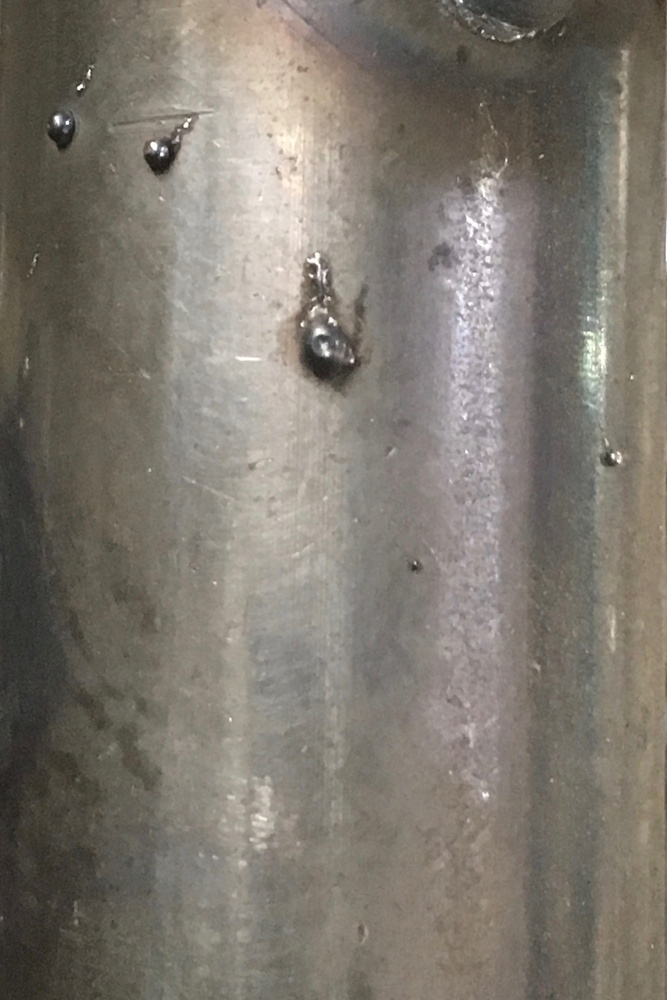
#> input picture IMG_8792.jpg, 667 x 1000 px, shrunk from 1819 x 2727 before the run
$ python sci.py
#> lines starting #> are read from the running program, lines starting #| are printed output that depends on the picture; after the words box and inside, x2 and y2 are one past the last pixel; in counts of white or black regions, pixels touching at a corner belong together
import numpy as np
import matplotlib.pyplot as plt
from scipy import ndimage as ndi
import cv2
from skimage import feature
np.set_printoptions(threshold='nan')
from skimage.morphology import convex_hull_image
from skimage import data, img_as_float

# Generate noisy image of a square
im = cv2.imread('IMG_8792.jpg',0)
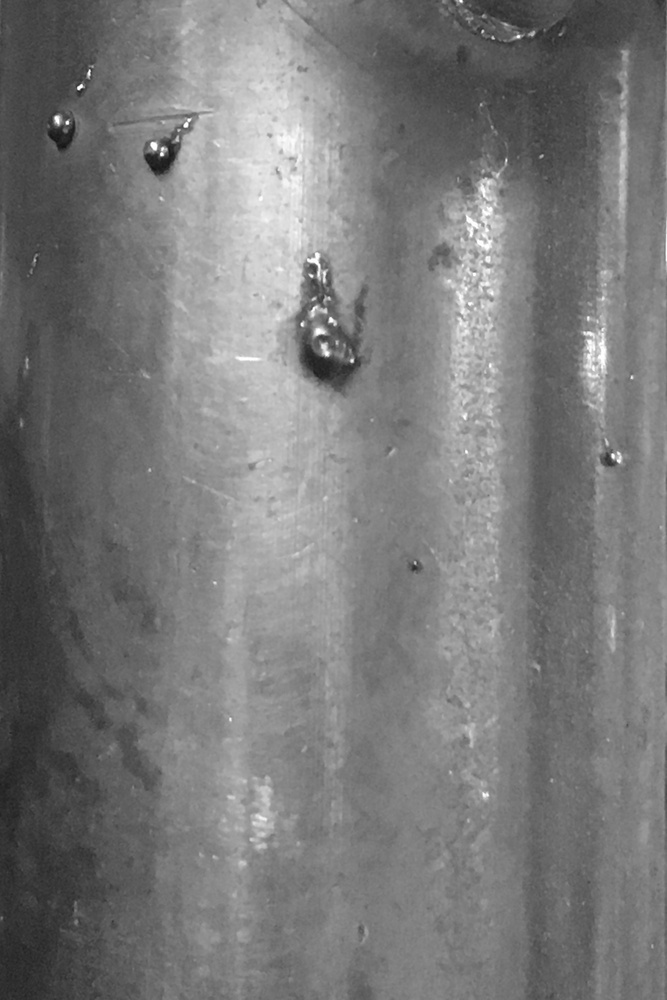
#> im: shape (1000, 667); min 18, max 255, mean 121.5


im = ndi.gaussian_filter(im, 4)


# Compute the Canny filter for two values of sigma
edges1 = feature.canny(im)
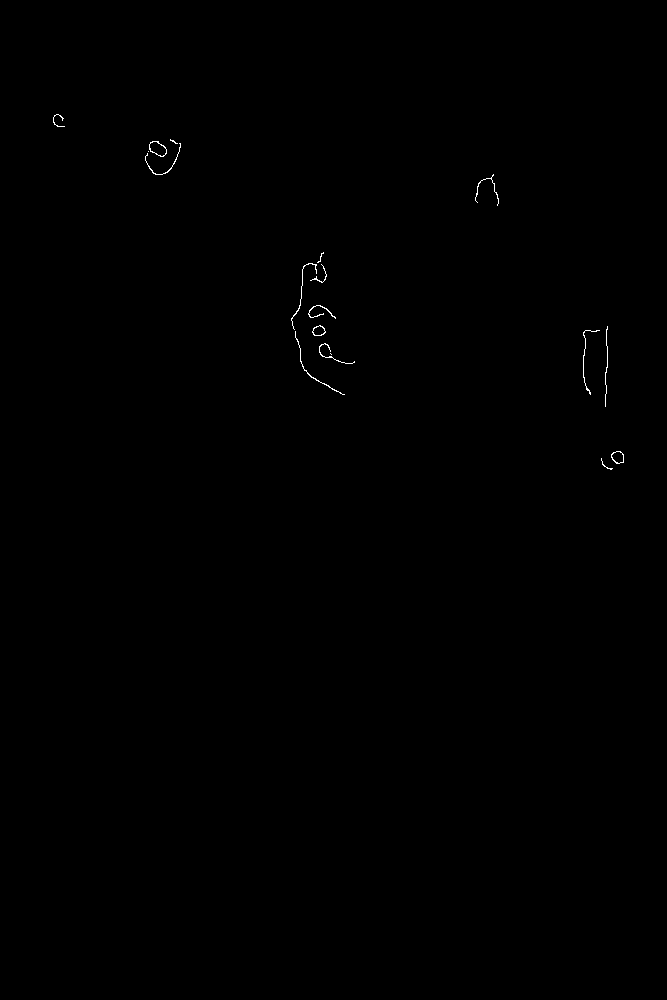
#> edges1: shape (1000, 667) bool; 0.14% white in thin lines or dots, all inside (x1, y1, x2, y2) = (53, 114, 624, 470)
edges2 = feature.canny(im, sigma=4)
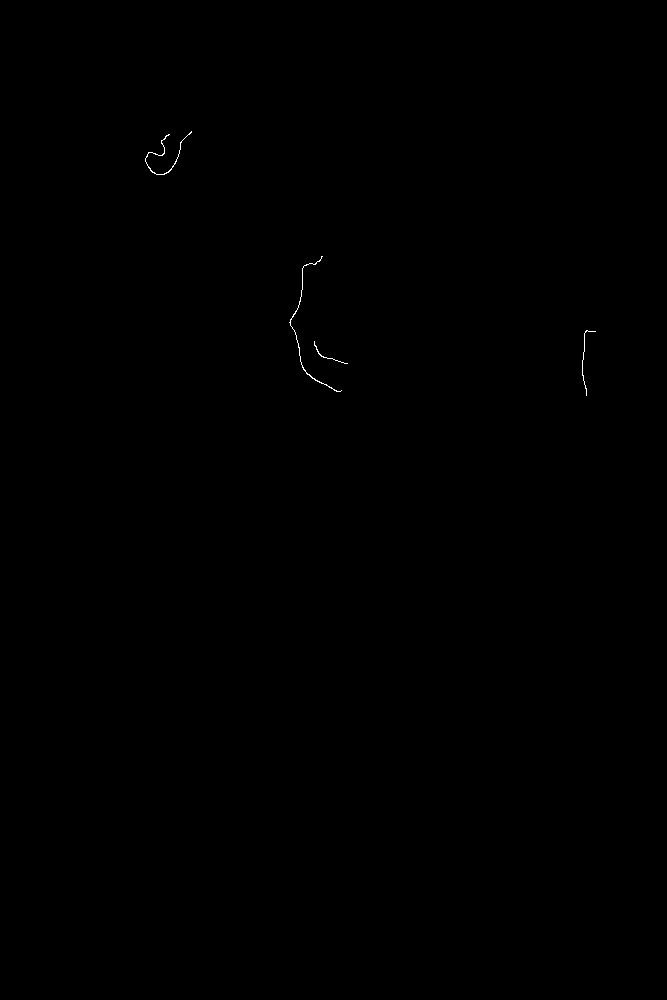
#> edges2: shape (1000, 667) bool; 0.07% white in thin lines or dots, all inside (x1, y1, x2, y2) = (145, 131, 596, 396)

# display results
fig, (ax1, ax2, ax3) = plt.subplots(nrows=1, ncols=3, figsize=(8, 3),
                                    sharex=True, sharey=True)

ax1.imshow(im, cmap=plt.cm.gray)
ax1.axis('off')
ax1.set_title('noisy image', fontsize=20)

ax2.imshow(edges1, cmap=plt.cm.gray)
ax2.axis('off')
ax2.set_title('Canny filter, $\sigma=1$', fontsize=20)

ax3.imshow(edges2, cmap=plt.cm.gray)
ax3.axis('off')
ax3.set_title('Canny filter, $\sigma=12$', fontsize=20)

fig.tight_layout()
chull = convex_hull_image(edges2)
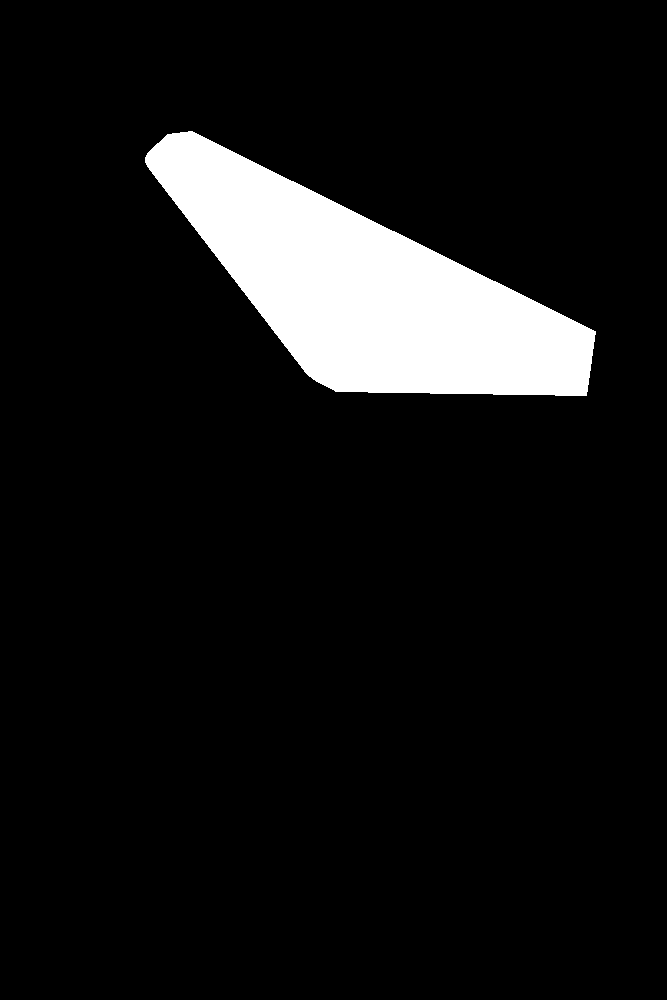
#> chull: shape (1000, 667) bool; 8.5% white; 1 white region, box (x1, y1, x2, y2) and area: (145, 131, 596, 396) 57010

fig, axes = plt.subplots(1, 2, figsize=(8, 4))
ax = axes.ravel()

ax[0].set_title('Original picture')
ax[0].imshow(edges2, cmap=plt.cm.gray, interpolation='nearest')
ax[0].set_axis_off()

ax[1].set_title('Transformed picture')
ax[1].imshow(chull, cmap=plt.cm.gray, interpolation='nearest')
ax[1].set_axis_off()
plt.tight_layout()
plt.show()

$ run again, with IMG_8772.jpg copied over IMG_8792.jpg
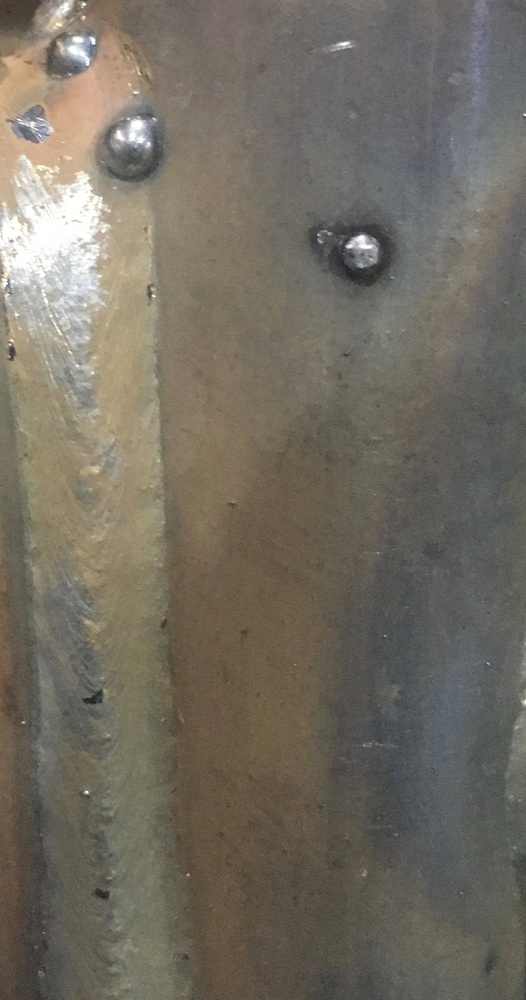
#> input picture IMG_8772.jpg, 526 x 1000 px, shrunk from 1921 x 3652 before the run
#> `edges1 = feature.canny(im)`:
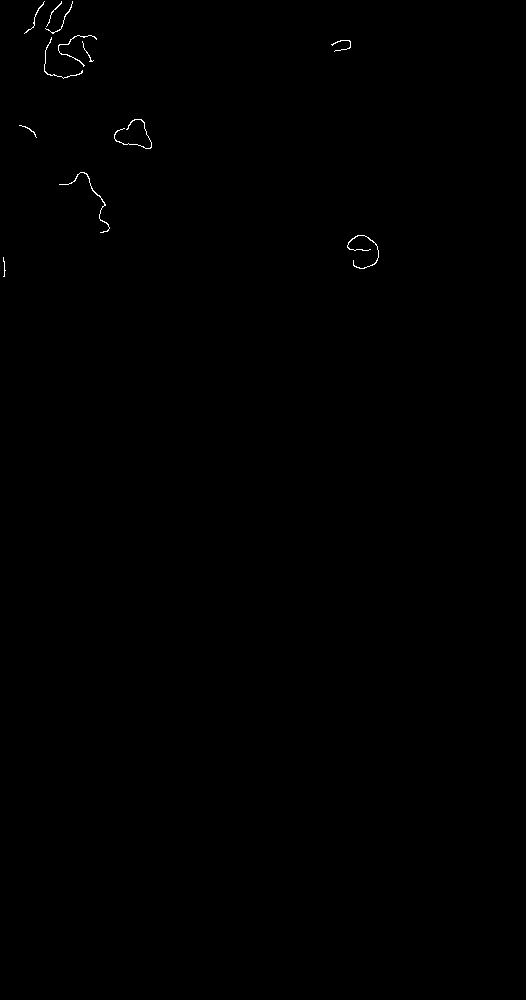
#> edges1: shape (1000, 526) bool; 0.16% white in thin lines or dots, all inside (x1, y1, x2, y2) = (3, 1, 379, 277)
#> edges2: shape (1000, 526) bool; 0.07% white in thin lines or dots, all inside (x1, y1, x2, y2) = (44, 47, 378, 268)
#> `chull = convex_hull_image(edges2)`:
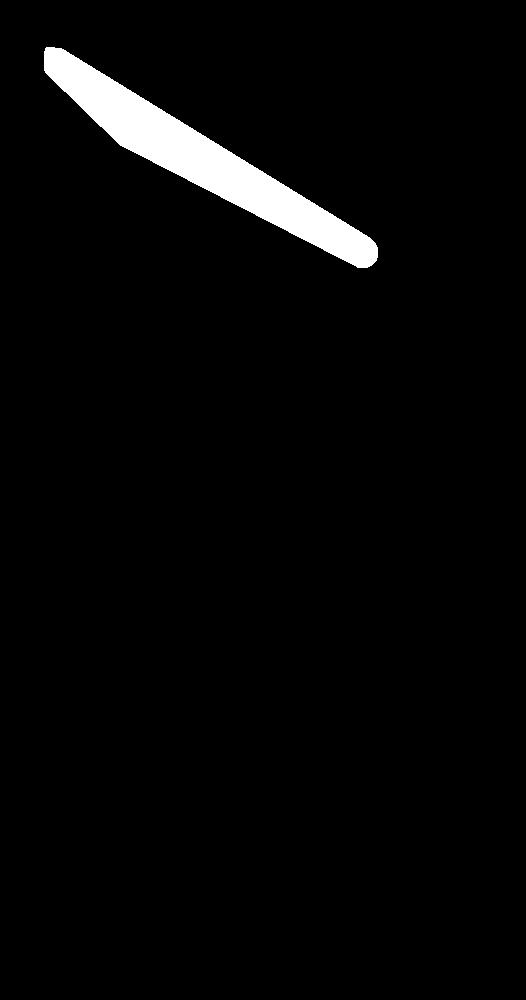
#> chull: shape (1000, 526) bool; 3% white; 1 white region, box (x1, y1, x2, y2) and area: (44, 47, 378, 268) 15904

$ run again, with IMG_8773.jpg copied over IMG_8792.jpg
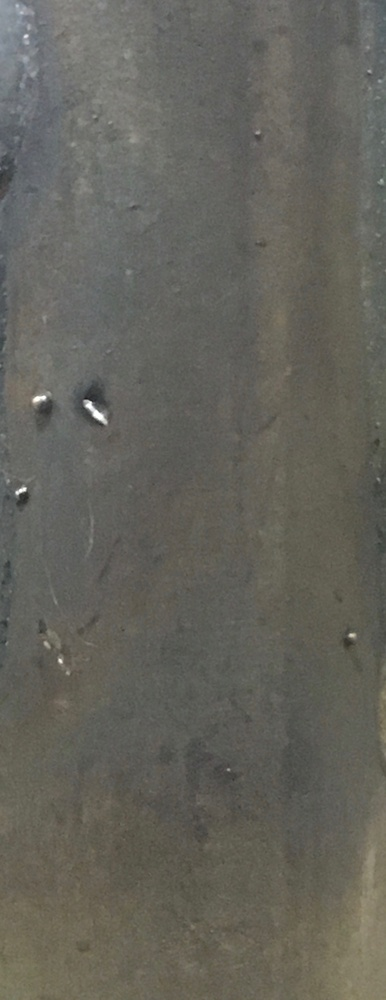
#> input picture IMG_8773.jpg, 386 x 1000 px, shrunk from 1556 x 4032 before the run
#> `edges1 = feature.canny(im)`:
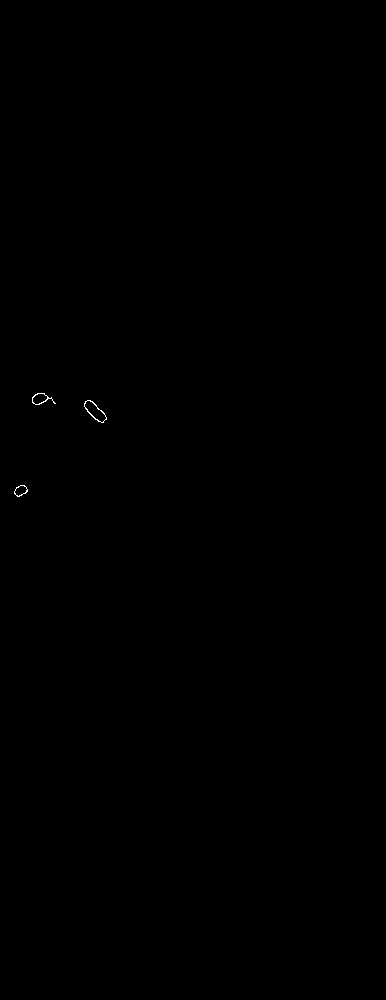
#> edges1: shape (1000, 386) bool; 0.05% white in thin lines or dots, all inside (x1, y1, x2, y2) = (14, 393, 107, 497)
#> edges2: shape (1000, 386) bool; 0.03% white in thin lines or dots, all inside (x1, y1, x2, y2) = (32, 396, 107, 423)
#> chull: shape (1000, 386) bool; 0.29% white; 1 white region, box (x1, y1, x2, y2) and area: (32, 396, 107, 423) 1125
#> `plt.show()`:
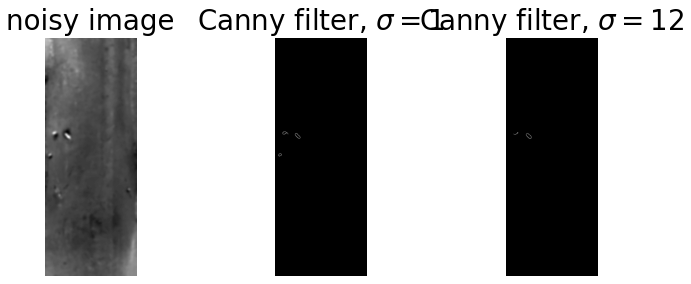
#> figure drawn by matplotlib, 3 panels

$ run again, with IMG_8789.jpg copied over IMG_8792.jpg
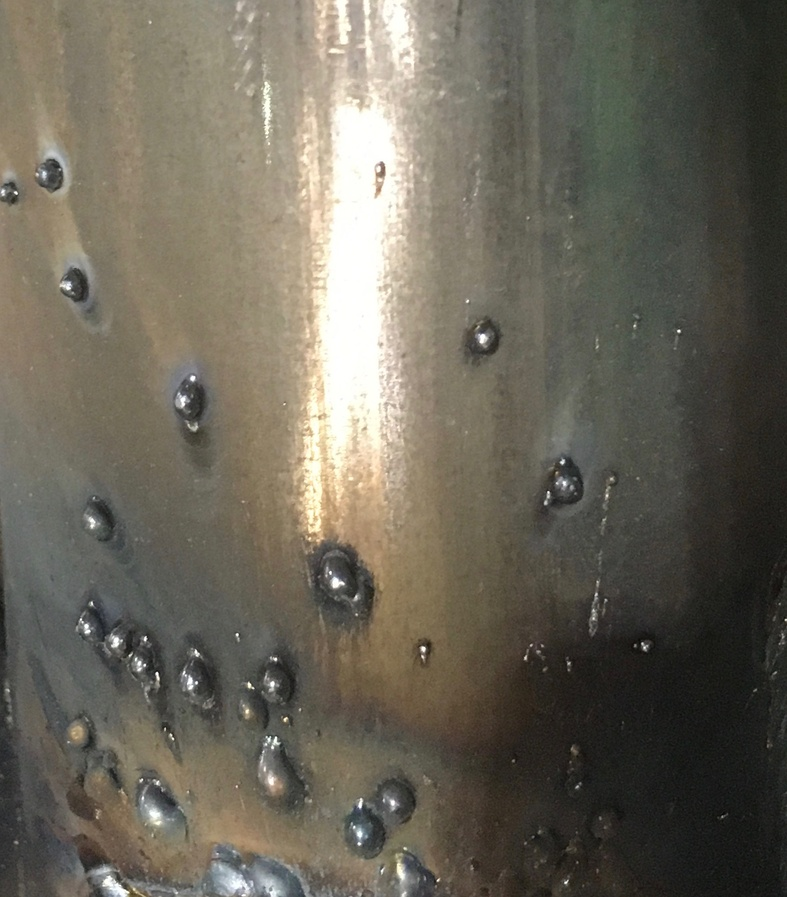
#> input picture IMG_8789.jpg, 787 x 897 px, shrunk from 1824 x 2078 before the run
#> `edges1 = feature.canny(im)`:
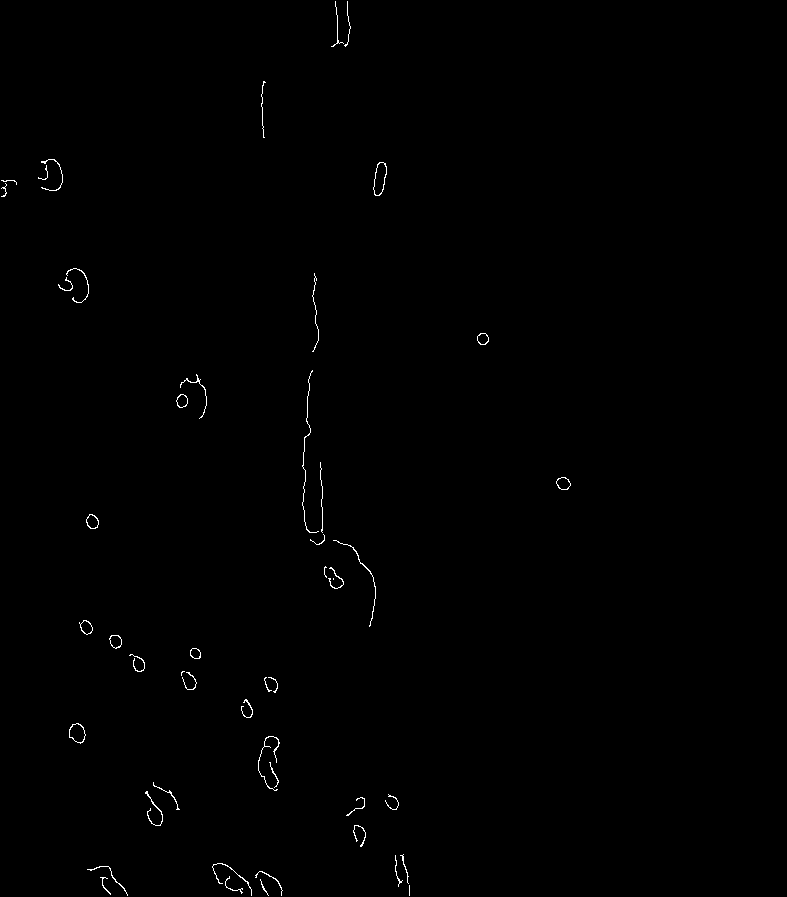
#> edges1: shape (897, 787) bool; 0.37% white in thin lines or dots, all inside (x1, y1, x2, y2) = (1, 1, 571, 896)
#> edges2: shape (897, 787) bool; 0.11% white in thin lines or dots, all inside (x1, y1, x2, y2) = (80, 392, 412, 896)
#> `chull = convex_hull_image(edges2)`:
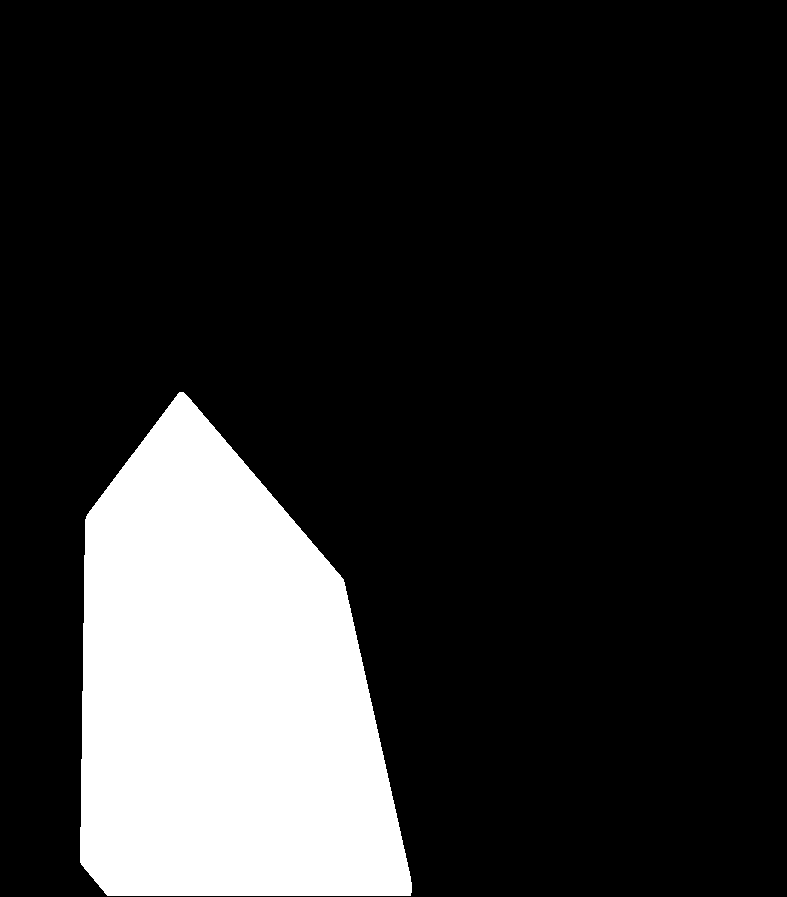
#> chull: shape (897, 787) bool; 17.2% white; 1 white region, box (x1, y1, x2, y2) and area: (80, 392, 412, 896) 121449
